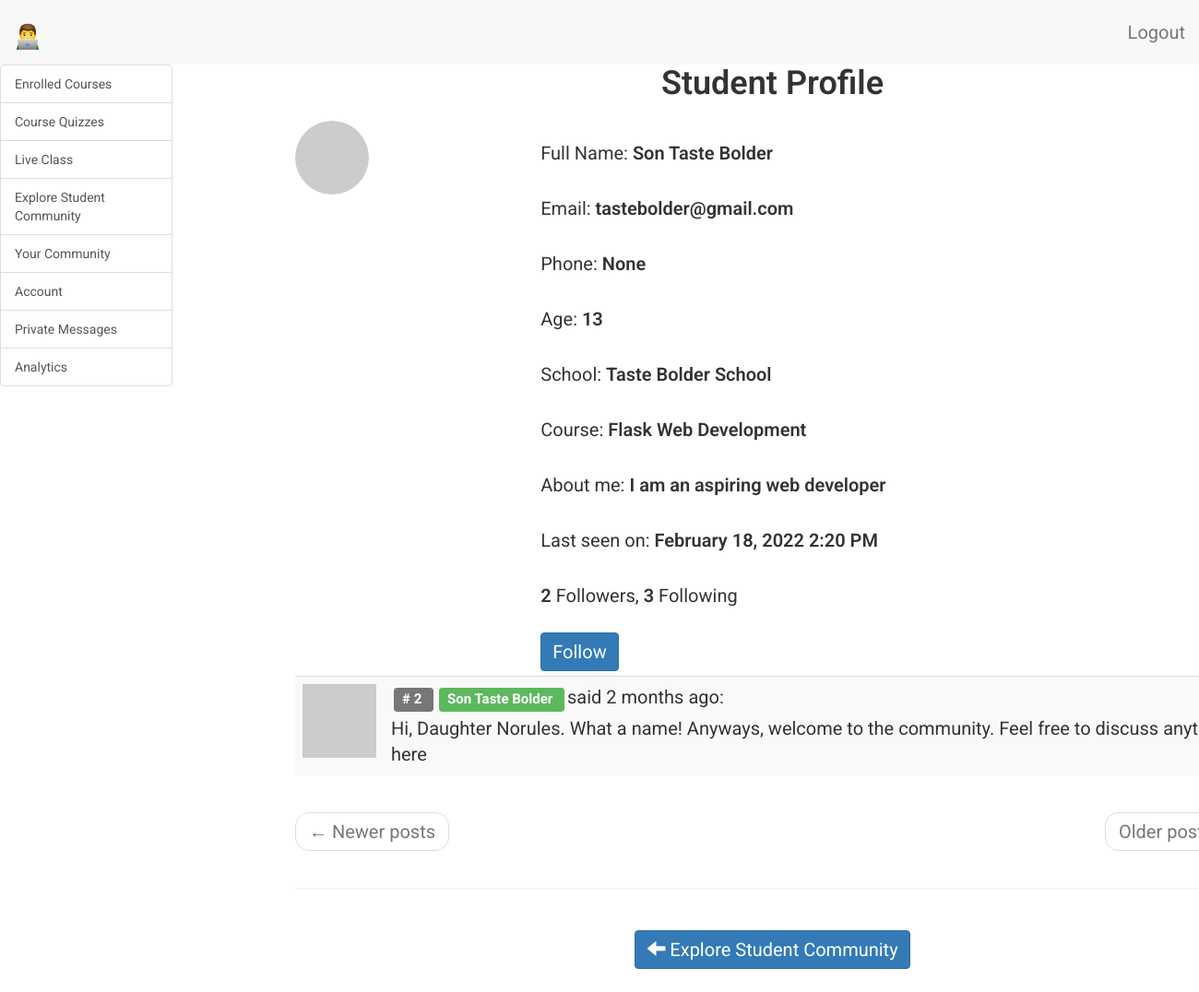
Before: /student/profile/Son Taste Bolder (signed in) with the older database file.
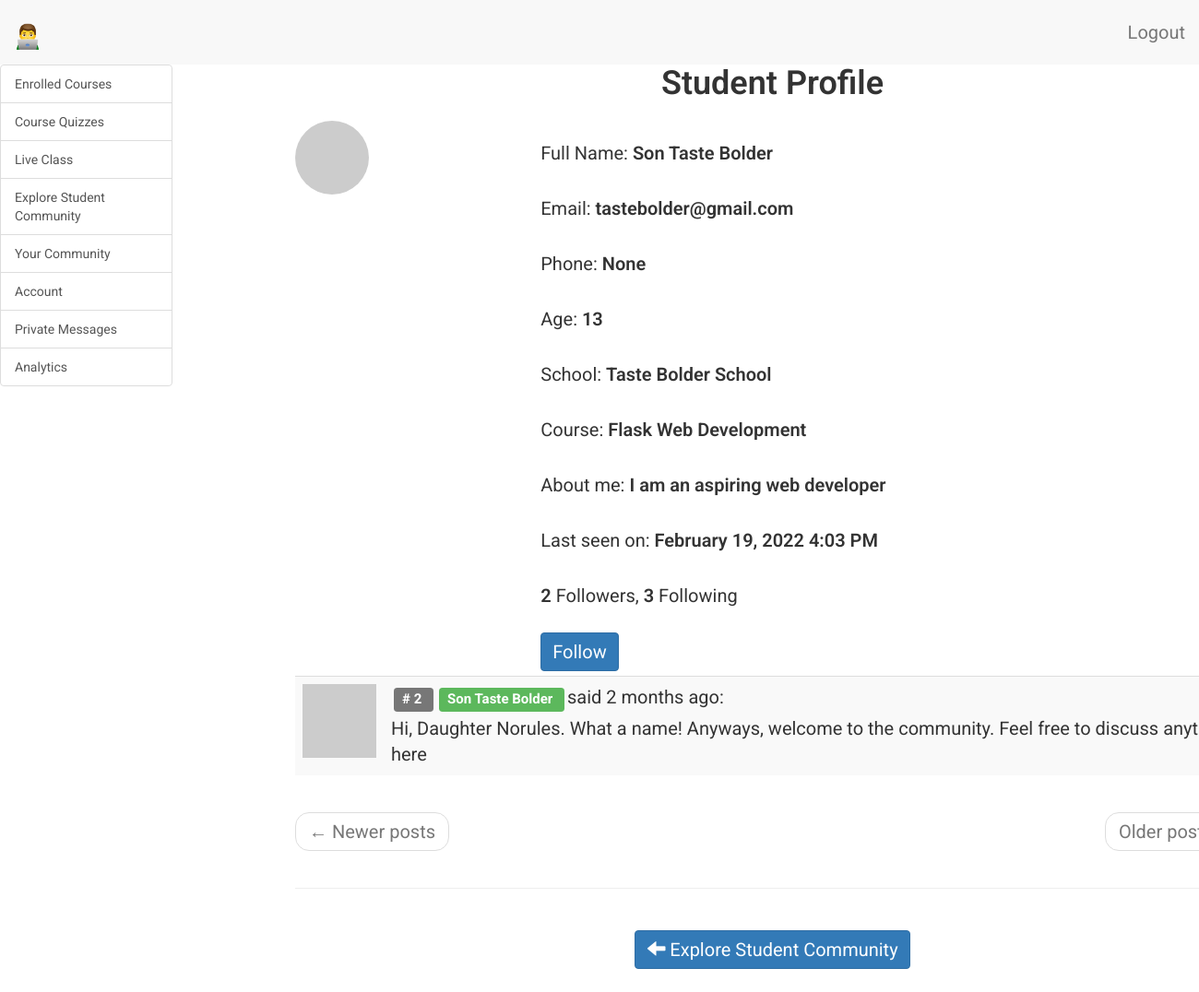
After: the same page with the newer database file.
### app/models.py (models this page shows, shortened)
class Student(UserMixin, db.Model):
    __tablename__ = 'student'
    id = db.Column(db.Integer, primary_key=True)
    student_full_name = db.Column(db.String(64), index=True, unique=True)
    student_email = db.Column(db.String(120), index=True, unique=True)
    student_phone = db.Column(db.String(120), index=True, unique=True)
    student_school = db.Column(db.String(120), index=True)
    student_age = db.Column(db.Integer, index=True)
    student_course = db.Column(db.String(120), index=True)
    student_password_hash = db.Column(db.String(128))
    student_about_me = db.Column(db.String(140))
    student_last_seen = db.Column(db.DateTime, default=datetime.utcnow)
    parent_id = db.Column(db.Integer, db.ForeignKey('parent.id'))
    messages_sent = db.relationship(
        'StudentMessage',
        foreign_keys='StudentMessage.sender_id',
        backref='author',
        lazy='dynamic'
        )
    messages_received = db.relationship(
        'StudentMessage',
        foreign_keys='StudentMessage.recipient_id',
        backref='recipient',
        lazy='dynamic'
        )
    last_message_read_time = db.Column(db.DateTime)
    notifications = db.relationship(
        'StudentNotification',
        backref='student',
        lazy='dynamic'
        )
    comments = db.relationship(
        'CommunityComment',
        backref='author',
        lazy='dynamic')
    webdev_chapter1_comments = db.relationship(
        'WebDevChapter1Comment',
        backref='author',
        lazy='dynamic')
    webdev_chapter2_comments = db.relationship(
        'WebDevChapter2Comment',
        backref='author',
        lazy='dynamic')
    webdev_chapter3_comments = db.relationship(
        'WebDevChapter3Comment',
        backref='author',
        lazy='dynamic')
    webdev_chapter1_objectives = db.relationship(
        'WebDevChapter1Objectives',
        backref='author',
        lazy='dynamic')
    webdev_chapter2_objectives = db.relationship(
        'WebDevChapter2Objectives',
        backref='author',
        lazy='dynamic')
    webdev_chapter3_objectives = db.relationship(
        'WebDevChapter3Objectives',
        backref='author',
        lazy='dynamic')
    webdev_chapter1_quiz = db.relationship(
        'WebDevChapter1Quiz',
        backref='author',
        lazy='dynamic')
    webdev_chapter2_quiz = db.relationship(
        'WebDevChapter2Quiz',
        backref='author',
        lazy='dynamic')
    webdev_chapter1_quiz_1_options = db.relationship(
        'WebDevChapter1Quiz1Options',
        backref='author',
        lazy='dynamic')
    webdev_chapter2_quiz_1_options = db.relationship(
        'WebDevChapter2Quiz1Options',
        backref='author',
        lazy='dynamic')
    webdev_chapter3_quiz_1_options = db.relationship(
        'WebDevChapter3Quiz1Options',
        backref='author',
        lazy='dynamic')
    webdev_chapter1_quiz_2_options = db.relationship(
        'WebDevChapter1Quiz2Options',
        backref='author',
        lazy='dynamic')
    webdev_chapter2_quiz_2_options = db.relationship(
        'WebDevChapter2Quiz2Options',
        backref='author',
        lazy='dynamic')
    webdev_chapter3_quiz_2_options = db.relationship(
        'WebDevChapter3Quiz2Options',
        backref='author',
        lazy='dynamic')
    webdev_chapter1_quiz_3_options = db.relationship(
        'WebDevChapter1Quiz3Options',
        backref='author',
        lazy='dynamic')
    webdev_chapter2_quiz_3_options = db.relationship(
        'WebDevChapter2Quiz3Options',
        backref='author',
        lazy='dynamic')
    webdev_chapter3_quiz_3_options = db.relationship(
        'WebDevChapter3Quiz3Options',
        backref='author',
        lazy='dynamic')
    webdev_chapter1_quiz_4_options = db.relationship(
        'WebDevChapter1Quiz4Options',
        backref='author',
        lazy='dynamic')
    webdev_chapter2_quiz_4_options = db.relationship(
        'WebDevChapter2Quiz4Options',
        backref='author',
        lazy='dynamic')
    webdev_chapter3_quiz_4_options = db.relationship(
        'WebDevChapter3Quiz4Options',
        backref='author',
        lazy='dynamic')
    webdev_chapter1_quiz_5_options = db.relationship(
        'WebDevChapter1Quiz5Options',
        backref='author',
        lazy='dynamic')
    webdev_chapter2_quiz_5_options = db.relationship(
        'WebDevChapter2Quiz5Options',
        backref='author',
        lazy='dynamic')
    webdev_chapter3_quiz_5_options = db.relationship(
        'WebDevChapter3Quiz5Options',
        backref='author',
        lazy='dynamic')
    general_multi_choice_answer_1 = db.relationship(
        'GeneralMultipleChoicesAnswer1',
        backref='author',
        lazy='dynamic')
    general_multi_choice_answer_2 = db.relationship(
        'GeneralMultipleChoicesAnswer2',
        backref='author',
        lazy='dynamic')
    general_multi_choice_answer_3 = db.relationship(
        'GeneralMultipleChoicesAnswer3',
        backref='author',
        lazy='dynamic')
    general_multi_choice_answer_4 = db.relationship(
        'GeneralMultipleChoicesAnswer4',
        backref='author',
        lazy='dynamic')
    general_multi_choice_answer_5 = db.relationship(
        'GeneralMultipleChoicesAnswer5',
        backref='author',
        lazy='dynamic')
    general_multi_choice_answer_6 = db.relationship(
        'GeneralMultipleChoicesAnswer6',
        backref='author',
        lazy='dynamic')
    general_multi_choice_answer_7 = db.relationship(
        'GeneralMultipleChoicesAnswer7',
        backref='author',
        lazy='dynamic')
    general_multi_choice_answer_8 = db.relationship(
        'GeneralMultipleChoicesAnswer8',
        backref='author',
        lazy='dynamic')
    general_multi_choice_answer_9 = db.relationship(
        'GeneralMultipleChoicesAnswer9',
        backref='author',
        lazy='dynamic')
    general_multi_choice_answer_10 = db.relationship(
        'GeneralMultipleChoicesAnswer10',
        backref='author',
        lazy='dynamic')
    def new_messages(self):
        last_read_time = self.last_message_read_time or datetime(1900, 1, 1)
        return StudentMessage.query.filter_by(recipient=self).filter(
            StudentMessage.timestamp > last_read_time).count()
    def avatar_student(self, size):
        digest = md5(self.student_email.lower().encode('utf-8')).hexdigest()
        return 'https://www.gravatar.com/avatar/{}?d=identicon&s={}'.format(
            digest, size)
    followed = db.relationship(
        'Student',
        secondary=followers,
        primaryjoin=(followers.c.follower_id == id),
        secondaryjoin=(followers.c.followed_id == id),
        backref=db.backref('followers', lazy='dynamic'), lazy='dynamic')
    def is_following(self, student):
        return self.followed.filter(
            followers.c.followed_id == student.id).count() > 0

class CommunityComment(db.Model):
    __tablename__ = 'community_comment'
    id = db.Column(db.Integer, primary_key=True)
    body = db.Column(db.String(140))
    body_html = db.Column(db.Text)
    timestamp = db.Column(db.DateTime, index=True, default=datetime.utcnow)
    student_id = db.Column(db.Integer, db.ForeignKey('student.id'))

### app/student/routes.py (the view)
@bp.route('/profile/<student_full_name>')
@login_required
def profile_student(student_full_name):
    student = Student.query.filter_by(
        student_full_name=student_full_name
        ).first_or_404()
    page = request.args.get('page', 1, type=int)
    comments = student.comments.order_by(
        CommunityComment.timestamp.desc()
        ).paginate(
        page, current_app.config['POSTS_PER_PAGE'], False)
    next_url = url_for(
        'student.dashboard_explore_student_community',
        student_full_name=student_full_name,
        page=comments.next_num) \
        if comments.has_next else None
    prev_url = url_for(
        'student.dashboard_explore_student_community',
        student_full_name=student_full_name,
        page=comments.prev_num) \
        if comments.has_prev else None
    form = EmptyForm()
    return render_template(
        'student/profile_student.html',
        title='Student Profile',
        student=student,
        comments=comments.items,
        next_url=next_url,
        prev_url=prev_url,
        form=form
    )

### app/templates/student/profile_student.html (shortened to what this page needs)
{% extends 'base.html' %}
{% block student_app_content %}
    <div class="row">
        <div class="col-sm-12">
        </div>
    </div>
    <div class="row">
        <div class="col-sm-12 text-center">
            <H1>{{ title }}</H1>
        </div>
    </div>
    <div class="row">
        <div class="col-sm-3">
            <img src=" {{ student.avatar_student(128) }} " class="img-circle">
        </div>
        <div class="col-sm-9">
            <p>
                Full Name: <span style="font-weight: 600;">{{ student.student_full_name }}</span>
            </p>
            <p>
                Email: <span style="font-weight: 600;">{{ student.student_email }}</span>
            </p>
            <p>
                Phone: <span style="font-weight: 600;">{{ student.student_phone }}</span>
            </p>
            <p>
                Age: <span style="font-weight: 600;">{{ student.student_age }}</span>
            </p>
            <p>
                School: <span style="font-weight: 600;">{{ student.student_school }}</span>
            </p>
            <p>
                Course: <span style="font-weight: 600;">{{ student.student_course }}</span>
            </p>
            {% if student.student_about_me %}
                <p>
                    About me:
                    <span style="font-weight: 600;">
                        {{ student.student_about_me }}
                    </span>
                </p>
            {% endif %}
            {% if student.student_last_seen %}
                <p>
                    Last seen on: <span style="font-weight: 600;">{{ moment(student.student_last_seen).format('LLL') }}</span>
                </p>
            {% endif %}
            <p>
                <span style="font-weight: 600;">{{ student.followers.count() }}</span> Followers,
                <span style="font-weight: 600;">{{ student.followed.count() }}</span> Following
            </p>
            {% if not current_user.is_following(student) %}
                <form action="{{ url_for('student.follow_student', student_full_name=student.student_full_name) }}" method="post">
                    {{ form.submit(value='Follow', class_='btn btn-primary') }}
                </form>
            {% else %}
                <form action="{{ url_for('student.unfollow_student', student_full_name=student.student_full_name) }}" method="post">
                    {{ form.hidden_tag() }}
                    {{ form.submit(value='Unfollow', class_='btn btn-primary') }}
                </form>
            {% endif %}
        </div>
    </div>
    <div class="row">
        <div class="col-sm-12">
            {% for comment in comments %}
                {% include 'student/_comments_students.html' %}
            {% endfor %}
        </div>
    </div>
    <div class="row">
        <div class="col-sm-12">
            <nav aria-label="...">
                <ul class="pager">
                    <li class="previous{% if not prev_url %} disabled{% endif %}">
                        <a href="{{ prev_url or '#' }}">
                            <span aria-hidden="true">&larr;</span> Newer posts
                        </a>
                    </li>
                    <li class="next{% if not next_url %} disabled{% endif %}">
                        <a href="{{ next_url or '#' }}">
                            Older posts <span aria-hidden="true">&rarr;</span>
                        </a>
                    </li>
                </ul>
            </nav>
        </div>
    </div>
    <hr>
    <div class="row text-center">
        <div class="col-sm-4">
        </div>
        <div class="col-sm-4">
            <p>
                <a href=" {{ url_for('student.dashboard_explore_student_community') }} " class="btn btn-primary">
                    <span class="glyphicon glyphicon-arrow-left" aria-hidden="true"></span>
                        Explore Student Community
                </a>
            </p>
        </div>
        <div class="col-sm-4">
        </div>
    </div>
{% endblock %}

### app/templates/student/_comments_students.html
<table class="table table-striped">
    <tr valign='top'>
        <td width="30px">
            <a href=" {{ url_for('student.profile_student', student_full_name=comment.author.student_full_name) }} ">
                <img src=" {{ comment.author.avatar_student(30) }}  ">
            </a>
        </td>
        <td>
            <span class="comment-id label label-default"># {{ comment.id }} </span>
            <span class="student_popup">
                <a href="{{ url_for('student.profile_student', student_full_name=comment.author.student_full_name) }}">
                    <span class="label label-success"> {{ comment.author.student_full_name }} </span>
                </a>
            </span>
            said {{ moment(comment.timestamp).fromNow() }}:
            <br>
            <div class="comment-body">
                {% if comment.body_html %}
                    {{ comment.body_html | safe }}
                {% else %}
                    {{ comment.body }}
                {% endif %}
            </div>
        </td>
    </tr>
</table>

Changed rows visible on the page:
changed Student "Son Taste Bolder": student_last_seen "February 18, 2022 2:20 PM" → "February 19, 2022 4:03 PM"
